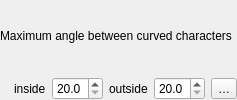
                       <widget class="QFrame" name="mPlacementMaxCharAngleFrame">
                        <layout class="QGridLayout" name="gridLayout_22">
                         <property name="leftMargin">
                          <number>0</number>
                         </property>
                         <property name="topMargin">
                          <number>0</number>
                         </property>
                         <property name="rightMargin">
                          <number>0</number>
                         </property>
                         <property name="bottomMargin">
                          <number>0</number>
                         </property>
                         <item row="1" column="2">
                          <widget class="QgsDoubleSpinBox" name="mMaxCharAngleInDSpinBox">
                           <property name="decimals">
                            <number>1</number>
                           </property>
                           <property name="minimum">
                            <double>20.000000000000000</double>
                           </property>
                           <property name="maximum">
                            <double>60.000000000000000</double>
                           </property>
                           <property name="showClearButton" stdset="0">
                            <bool>false</bool>
                           </property>
                          </widget>
                         </item>
                         <item row="1" column="3">
                          <widget class="QLabel" name="mMaxCharAngleOutLabel">
                           <property name="sizePolicy">
                            <sizepolicy hsizetype="Maximum" vsizetype="Preferred">
                             <horstretch>0</horstretch>
                             <verstretch>0</verstretch>
                            </sizepolicy>
                           </property>
                           <property name="text">
                            <string>outside</string>
                           </property>
                          </widget>
                         </item>
                         <item row="1" column="1">
                          <widget class="QLabel" name="mMaxCharAngleInLabel">
                           <property name="sizePolicy">
                            <sizepolicy hsizetype="Maximum" vsizetype="Preferred">
                             <horstretch>0</horstretch>
                             <verstretch>0</verstretch>
                            </sizepolicy>
                           </property>
                           <property name="text">
                            <string>inside</string>
                           </property>
                          </widget>
                         </item>
                         <item row="1" column="5">
                          <widget class="QgsPropertyOverrideButton" name="mMaxCharAngleDDBtn">
                           <property name="text">
                            <string>…</string>
                           </property>
                          </widget>
                         </item>
                         <item row="1" column="0">
                          <spacer name="horizontalSpacer_19">
                           <property name="orientation">
                            <enum>Qt::Horizontal</enum>
                           </property>
                           <property name="sizeType">
                            <enum>QSizePolicy::Fixed</enum>
                           </property>
                           <property name="sizeHint" stdset="0">
                            <size>
                             <width>8</width>
                             <height>20</height>
                            </size>
                           </property>
                          </spacer>
                         </item>
                         <item row="0" column="0" colspan="6">
                          <widget class="QLabel" name="mMaxCharAngleLabel">
                           <property name="sizePolicy">
                            <sizepolicy hsizetype="Expanding" vsizetype="Preferred">
                             <horstretch>0</horstretch>
                             <verstretch>0</verstretch>
                            </sizepolicy>
                           </property>
                           <property name="text">
                            <string>Maximum angle between curved characters</string>
                           </property>
                          </widget>
                         </item>
                         <item row="1" column="4">
                          <widget class="QgsDoubleSpinBox" name="mMaxCharAngleOutDSpinBox">
                           <property name="decimals">
                            <number>1</number>
                           </property>
                           <property name="minimum">
                            <double>20.000000000000000</double>
                           </property>
                           <property name="maximum">
                            <double>95.000000000000000</double>
                           </property>
                           <property name="showClearButton" stdset="0">
                            <bool>false</bool>
                           </property>
                          </widget>
                         </item>
                        </layout>
                       </widget>
